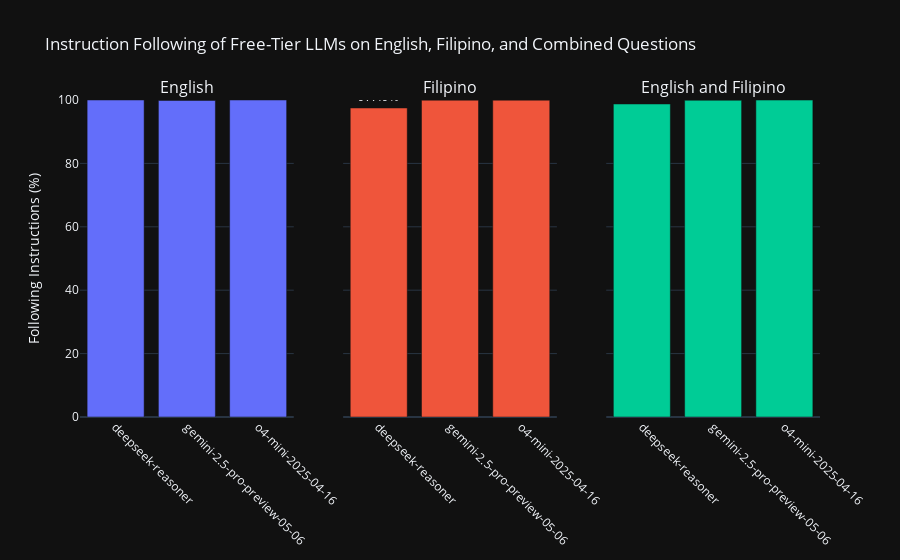

This figure's notebook cell:
### Markdown cell above
#### Which model follows instructions the best?

### Code cell
import pandas as pd
import plotly.graph_objects as go
from plotly.subplots import make_subplots

# Normalize language capitalization
df['language'] = df['language'].str.capitalize()

# Group by language and model — mean is_follow
grouped_lang = df.groupby(['language', 'model'])['is_follow'].mean().reset_index()
grouped_lang['is_follow_percent'] = grouped_lang['is_follow'] * 100

# Group by model only (combined)
grouped_combined = df.groupby('model')['is_follow'].mean().reset_index()
grouped_combined['is_follow_percent'] = grouped_combined['is_follow'] * 100
grouped_combined['language'] = 'English and Filipino'

# Combine everything
grouped_all = pd.concat([grouped_lang, grouped_combined], ignore_index=True)

# Define subplot categories
languages = ['English', 'Filipino', 'English and Filipino']

# Create subplots
fig = make_subplots(
    rows=1, cols=3,
    subplot_titles=languages,
    shared_yaxes=True
)

# Add bar plots per language
for i, lang in enumerate(languages):
    lang_data = grouped_all[grouped_all['language'] == lang]
    fig.add_trace(
        go.Bar(
            x=lang_data['model'],
            y=lang_data['is_follow_percent'],
            text=lang_data['is_follow_percent'].apply(lambda x: f'{x:.2f}%'),
            textposition='outside',
        ),
        row=1, col=i+1
    )

# Layout
fig.update_layout(
    title_text="Instruction Following of Free-Tier LLMs on English, Filipino, and Combined Questions",
    showlegend=False,
    template="plotly_dark",
    yaxis_title="Following Instructions (%)"
)

fig.update_xaxes(tickangle=45)

# Keep y-axis in [0, 100]
for i in range(3):
    fig.update_yaxes(range=[0, 100], row=1, col=i+1)

fig.show()

### Figure 1 — Plotly figure (JSON) as saved in the notebook; plotly's stock layout.template omitted (floating-point values rounded to 4 significant figures)
{"data": [{"text": ["100.00%", "99.87%", "100.00%"], "textposition": "outside", "type": "bar", "x": ["deepseek-reasoner", "gemini-2.5-pro-preview-05-06", "o4-mini-2025-04-16"], "xaxis": "x", "y": [100.0, 99.87, 100.0], "yaxis": "y"}, {"text": ["97.49%", "99.95%", "99.95%"], "textposition": "outside", "type": "bar", "x": ["deepseek-reasoner", "gemini-2.5-pro-preview-05-06", "o4-mini-2025-04-16"], "xaxis": "x2", "y": [97.49, 99.95, 99.95], "yaxis": "y2"}, {"text": ["98.74%", "99.91%", "99.97%"], "textposition": "outside", "type": "bar", "x": ["deepseek-reasoner", "gemini-2.5-pro-preview-05-06", "o4-mini-2025-04-16"], "xaxis": "x3", "y": [98.74, 99.91, 99.97], "yaxis": "y3"}], "layout": {"annotations": [{"font": {"size": 16}, "showarrow": false, "text": "English", "x": 0.1444, "xanchor": "center", "xref": "paper", "y": 1, "yanchor": "bottom", "yref": "paper"}, {"font": {"size": 16}, "showarrow": false, "text": "Filipino", "x": 0.5, "xanchor": "center", "xref": "paper", "y": 1, "yanchor": "bottom", "yref": "paper"}, {"font": {"size": 16}, "showarrow": false, "text": "English and Filipino", "x": 0.8556, "xanchor": "center", "xref": "paper", "y": 1, "yanchor": "bottom", "yref": "paper"}], "showlegend": false, "title": {"text": "Instruction Following of Free-Tier LLMs on English, Filipino, and Combined Questions"}, "xaxis": {"anchor": "y", "domain": [0, 0.2889], "tickangle": 45}, "xaxis2": {"anchor": "y2", "domain": [0.3556, 0.6444], "tickangle": 45}, "xaxis3": {"anchor": "y3", "domain": [0.7111, 1], "tickangle": 45}, "yaxis": {"anchor": "x", "domain": [0, 1], "range": [0, 100], "title": {"text": "Following Instructions (%)"}}, "yaxis2": {"anchor": "x2", "domain": [0, 1], "matches": "y", "range": [0, 100], "showticklabels": false}, "yaxis3": {"anchor": "x3", "domain": [0, 1], "matches": "y", "range": [0, 100], "showticklabels": false}}}
